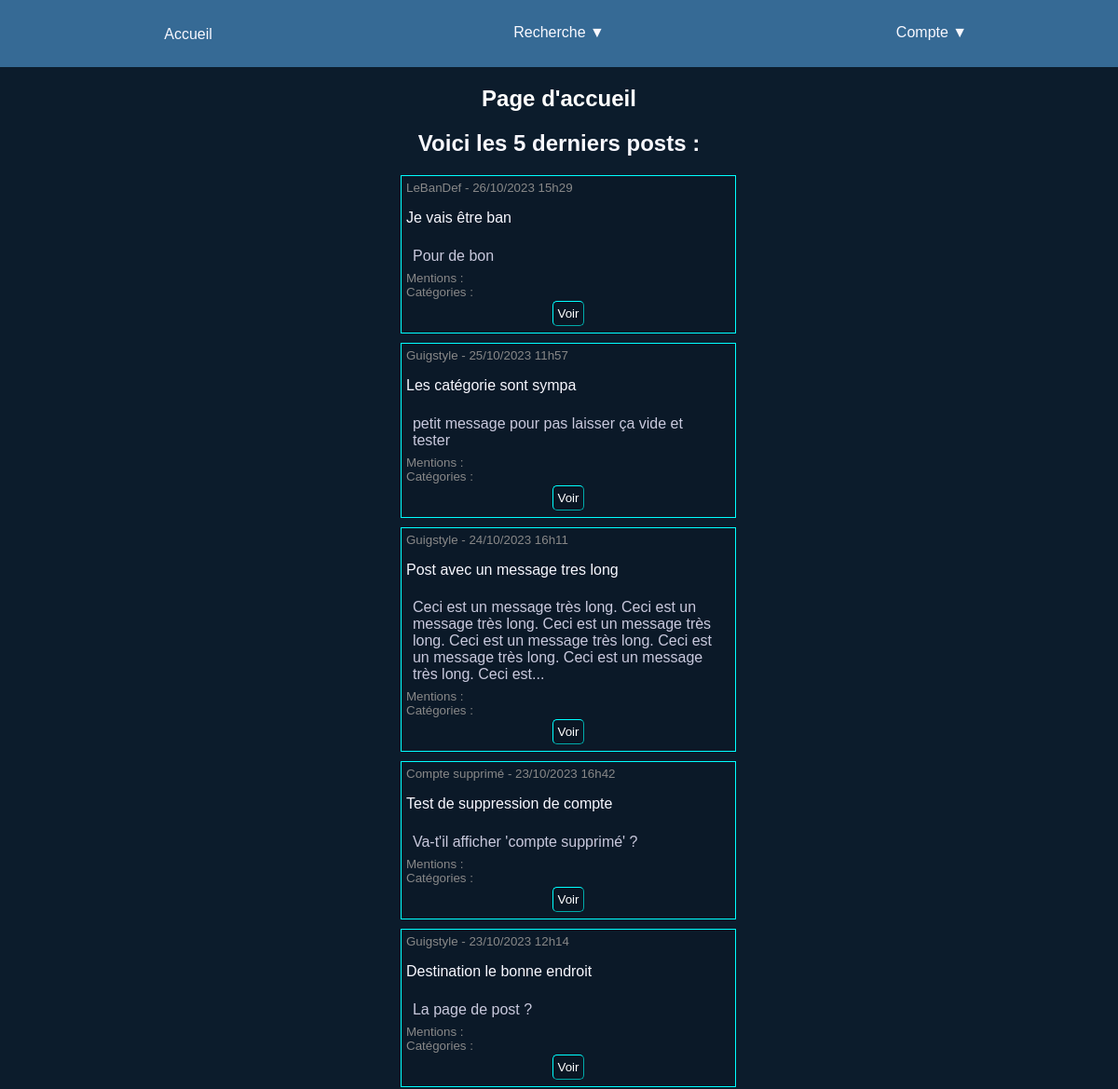
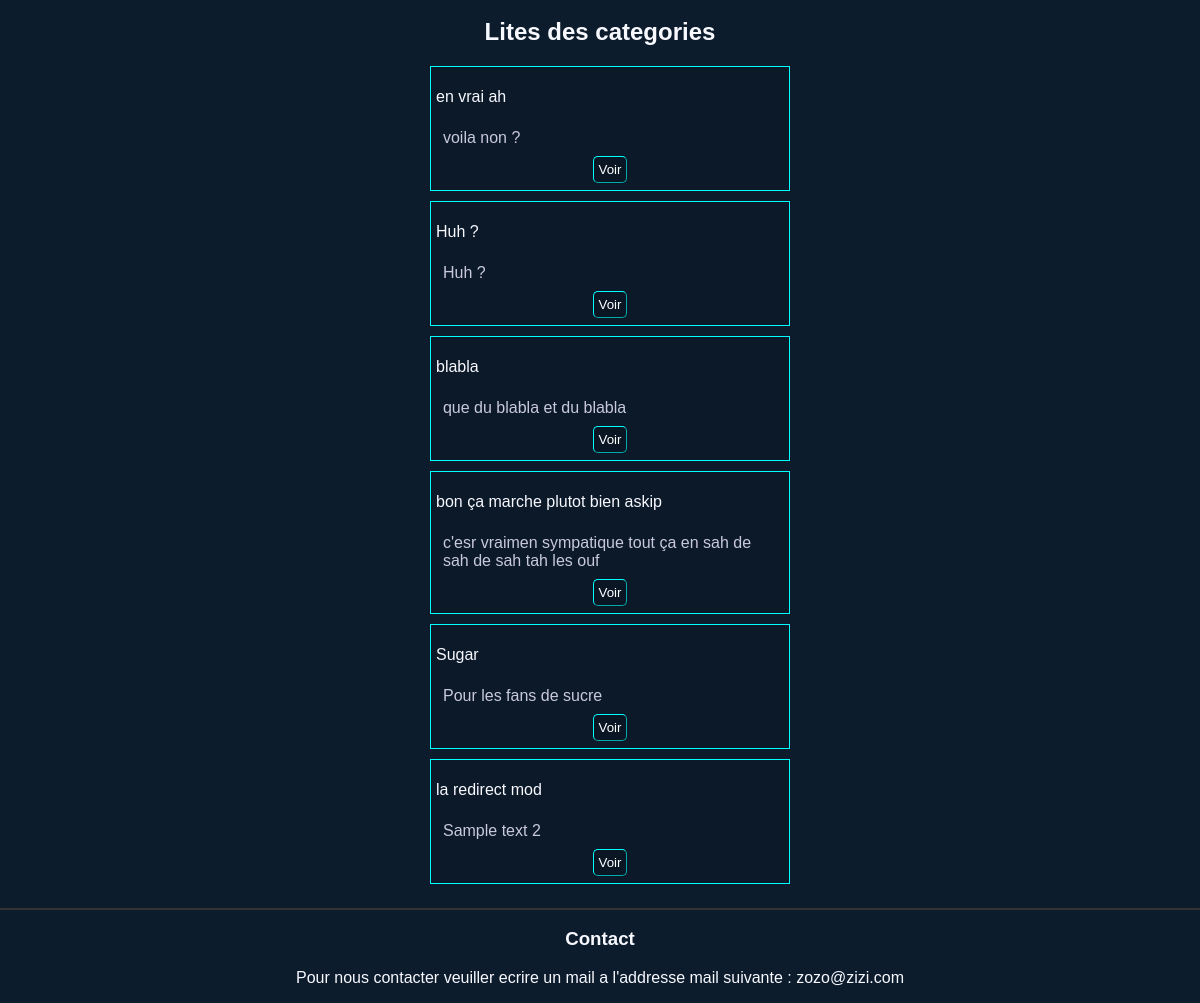
Before: / with the older database file (2 pictures, top to bottom).
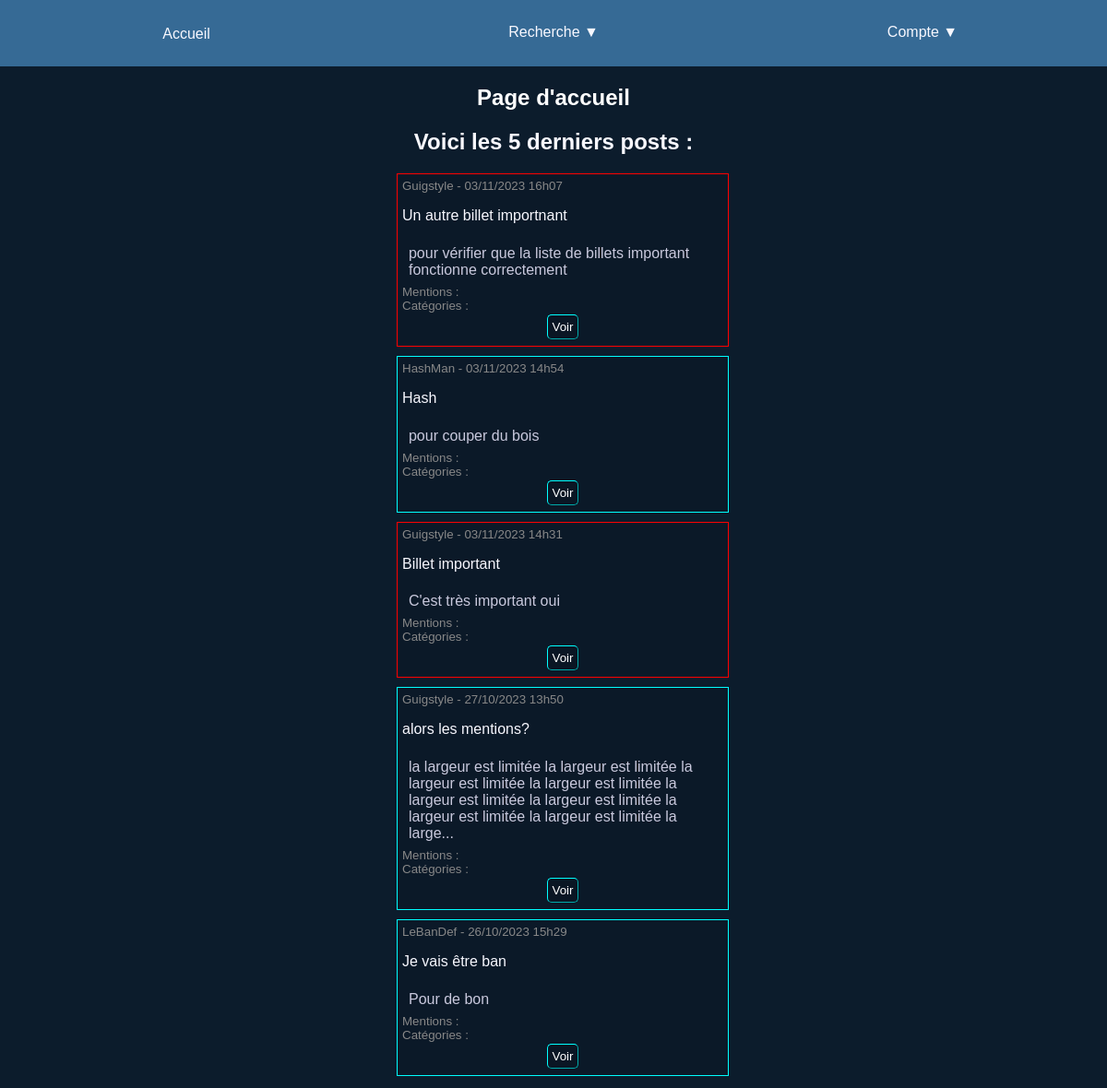
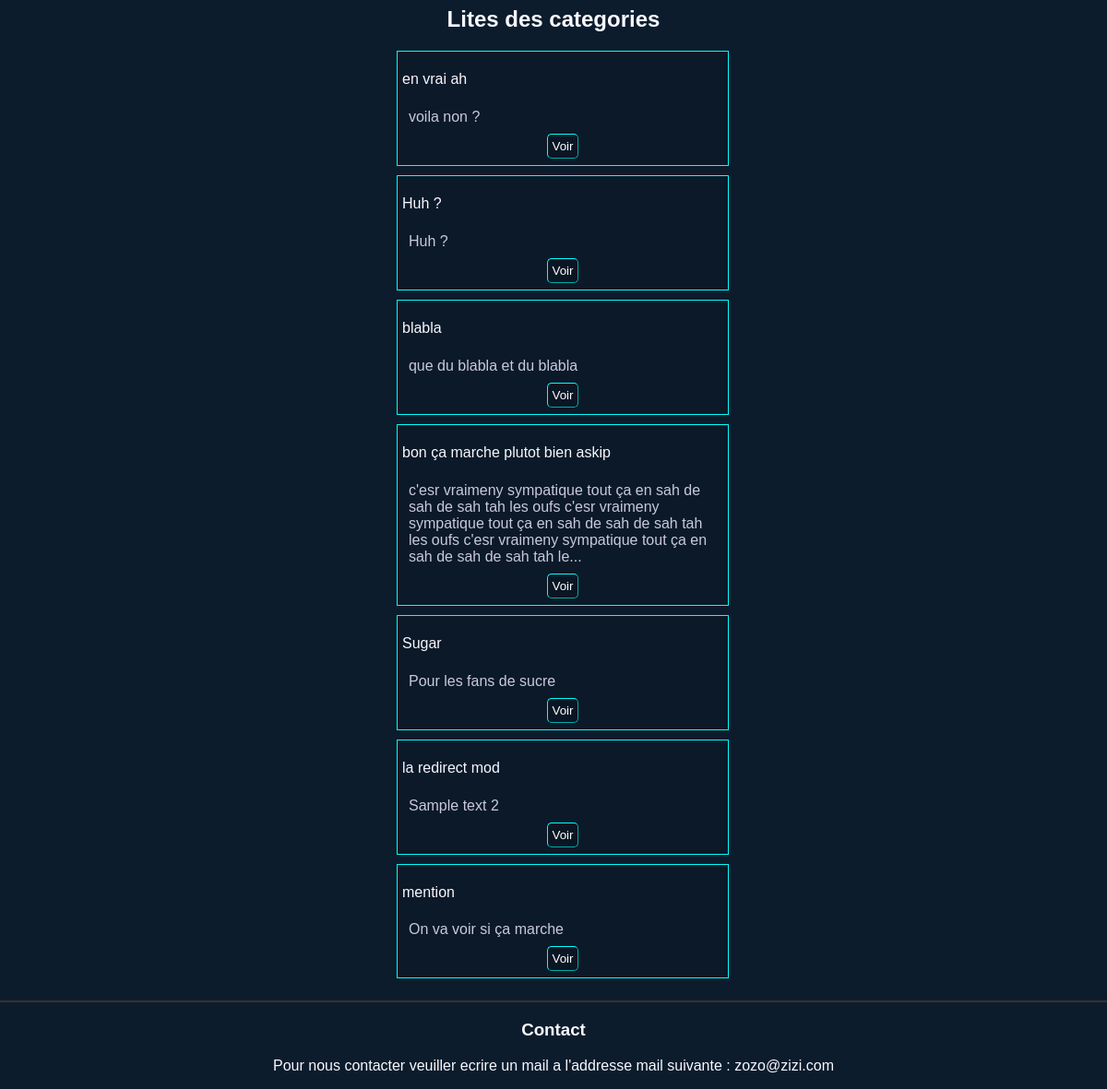
After: the same page with the newer database file (2 pictures, top to bottom).
### tables this page shows
CREATE TABLE `TICKET` (
  `idticket` int(11) NOT NULL,
  `title` varchar(100) DEFAULT NULL,
  `message` varchar(3000) DEFAULT NULL,
  `date` datetime DEFAULT NULL,
  `username` varchar(100) DEFAULT NULL,
  `important` int(1) NOT NULL DEFAULT '0'
);

CREATE TABLE `USER` (
  `username` varchar(100) NOT NULL,
  `mail` varchar(255) NOT NULL,
  `password` varchar(255) NOT NULL,
  `frontname` varchar(255) DEFAULT NULL,
  `firstconnection` datetime DEFAULT NULL,
  `lastconnection` datetime DEFAULT NULL,
  `administrator` tinyint(1) NOT NULL DEFAULT '0',
  `deactivated` tinyint(1) NOT NULL DEFAULT '0'
);

CREATE TABLE `CATEGORY` (
  `idcategory` int(11) NOT NULL,
  `name` varchar(50) NOT NULL,
  `description` varchar(2000) DEFAULT NULL
);

### module/controller/HomepageController.php (called while the page is built)
<?php
require_once __DIR__ . '/../view/Homepage.php';
require_once __DIR__ . '/../model/TicketModel.php';
class HomepageController
{
    public function execute(): void
    {
        (new Homepage())->show(TicketModel::getFiveLast());
    }
}

### module/model/TicketModel.php (called while the page is built, shortened)
<?php
class TicketModel
{
    private $title;
    private $message;
    private $date;
    private $username;
    private $important;
    public function __construct()
    {
        $arguments = func_get_args();
        $numberOfArguments = func_num_args();
        $constructor = method_exists(
            $this,
            $fn = "__construct" . $numberOfArguments
        );
        if ($constructor) {
            call_user_func_array([$this, $fn], $arguments);
        }
    }
    public function __construct1($id)
    {
        $pdo = DatabaseConnection::connect();
        $query = $pdo->prepare('SELECT * FROM TICKET WHERE idticket = :idticket');
        $query->bindValue(':idticket', $id);
        $query->execute();
        $result = $query->fetch(PDO::FETCH_ASSOC);
        $this->title = $result['title'];
        $this->message = $result['message'];
        $this->date = $result['date'];
        $this->username = $result['username'];
        $this->important = $result['important'];
    }
    public function getFrontnameByUsername(): string
    {
        if (!isset($this->username)) {
            return 'Compte supprimé';
        }
        $user = new UserModel($this->username);
        return $user->getFrontname();
    }
    public function getTitle()
    {
        return $this->title;
    }
    public function getMessage()
    {
        return $this->message;
    }
    public function getImportant()
    {
        return $this->important;
    }
    public function getDate()
    {
        return $this->date;
    }
    public static function getFiveLast(): array
    {
        $pdo = DatabaseConnection::connect();
        $query = $pdo->prepare('SELECT * FROM TICKET ORDER BY date DESC LIMIT 5');
        $query->execute();
        $fiveLast = array();
        while ($ticket = $query->fetch(PDO::FETCH_ASSOC)) {
            $fiveLast[] = (new TicketModel($ticket['idticket']));
        }
        return $fiveLast;
    }
}

### module/model/UserModel.php (called while the page is built, shortened)
<?php
class UserModel
{
    private $frontname;
    public function __construct()
    {
        $arguments = func_get_args();
        $numberOfArguments = func_num_args();
        $constructor = method_exists(
            $this,
            $fn = "__construct" . $numberOfArguments
        );
        if ($constructor) {
            call_user_func_array([$this, $fn], $arguments);
        }
    }
    public function __construct1($usernameOrMail)
    {
        $this->constructUserByUsername($usernameOrMail);
    }
    public function constructUserByUsername($usernameOrMail): void
    {
        $query = self::selectUsernameOrMail($usernameOrMail);
        if (!$query->execute()) {
            throw new Exception('Non valid query');
        } else {
            $result = $query->fetch(PDO::FETCH_ASSOC);
            $this->frontname = $result['frontname'];
        }
    }
    public function getFrontname(): string
    {
        return $this->frontname;
    }
    public static function selectUsernameOrMail($usernameOrMail)
    {
        $pdo = DatabaseConnection::connect();
        $query = $pdo->prepare('SELECT * FROM USER WHERE UPPER(username) = UPPER(:value) OR UPPER(mail) = UPPER(:value)');
        $query->bindValue(':value', $usernameOrMail);
        return $query;
    }
}

### module/model/CategoryModel.php (called while the page is built, shortened)
<?php
require_once __DIR__ . '/TicketModel.php';
class CategoryModel
{
    private $name;
    private $description;
    public function __construct()
    {
        $arguments = func_get_args();
        $numberOfArguments = func_num_args();
        $constructor = method_exists(
            $this,
            $fn = "__construct" . $numberOfArguments
        );
        if ($constructor) {
            call_user_func_array([$this, $fn], $arguments);
        }
    }
    public function __construct1($idCategory)
    {
        $pdo = DatabaseConnection::connect();
        $query = $pdo->prepare('SELECT * FROM CATEGORY WHERE idcategory = :idcategory');
        $query->bindValue(':idcategory', $idCategory);
        $query->execute();
        $result = $query->fetch(PDO::FETCH_ASSOC);
        $this->name = $result['name'];
        $this->description = $result['description'];
    }
    public function getName(): string
    {
        return $this->name;
    }
    public function getDescription(): string
    {
        return $this->description;
    }
    public static function getAllcategories(): array
    {
        $pdo = DatabaseConnection::connect();
        $query = $pdo->prepare('SELECT * FROM CATEGORY');
        $query->execute();
        $categories = array();
        while ($category = $query->fetch(PDO::FETCH_ASSOC)) {
            $categories[] = (new CategoryModel($category['idcategory']));
        }
        return $categories;
    }
}

### module/view/PostItemsLayout.php (the view, shortened to what the changed rows need)
<?php
class PostItemsLayout
{
    public function ticket($ticket, $limit = 0): string
    {
        $id = $ticket->getIdTicket();
        $title = $ticket->getTitle();
        $date = date('d/m/Y H\hi', strtotime($ticket->getDate()));
        $frontname = $ticket->getFrontnameByUsername();
        $important = $ticket->getImportant();
        if ($limit > 0 and strlen($ticket->getMessage()) > $limit) {
            $message = substr($ticket->getMessage(), 0, $limit) . '...';
        } else {
            $message = $ticket->getMessage();
        }
        $requestCategories = $ticket->getCategories();
        $categories = '<ul class="added">';
        if (isset($requestCategories)) {
            foreach ($requestCategories as $category) {
                $categories .= '<li>' . $category->getName() . '</li>';
            }
        }
        $categories .= '</ul>';
        $requestMentions = $ticket->getMentions();
        $mentions = '<ul class="added">';
        if (isset($requestMentions)) {
            foreach ($requestMentions as $mention) {
                $mentions .= '<li>' . $mention . '</li>';
            }
        }
        $mentions .= '</ul>';
        if ($important) {
            $content = '<li class="important postItems">';
        } else {
            $content = '<li class="postItems">';
        }
        $content .=
            '<small>' . $frontname . ' - ' . $date . '</small>
<p class="ticketTitle">' . $title . '</p>
<p class="message">' . $message . '</p>
<small class="listName">Mentions :</small>
            ' . $mentions . '
<small class="listName">Catégories :</small>
            ' . $categories . '
                <form method="post" action="index.php">
    <button type="submit" name="action" value="showTicket">Voir</button>
    <input type="hidden" name="idticket" value="' . $id . '">';
        $content .= '</form>
</li>';
        return $content;
    }
    public function category($category, $limit = 0): string
    {
        $id = $category->getIdCategory();
        $name = $category->getName();
        if ($limit > 0 and strlen($category->getDescription()) > $limit) {
            $description = substr($category->getDescription(), 0, $limit) . '...';
        } else {
            $description = $category->getDescription();
        }
        $content = '
            <li class="postItems">
                <p class="ticketTitle">' . $name . '</p>
                <p class="message">' . $description . '</p>
                    <form method="post" action="index.php">
                        <input type="hidden" name="idcategory" value="' . $id . '">
                        <button type="submit" name="action" value="showCategory">Voir</button>';
        $content .= '</form>
</li>';
        return $content;
    }
}

### module/view/Homepage.php (shortened to what the changed rows need)
<?php
require_once 'Layout.php';
require_once 'PostItemsLayout.php';
class Homepage
{
    public function setContent($fiveLast): string
    {
        $content = <<<HTML
    <section>
    <h2>Voici les 5 derniers posts :</h2>
    <ul>
HTML;
        foreach ($fiveLast as $ticket) {
            $content .= (new PostItemsLayout())->ticket($ticket,200);
        }
        $content .= <<<HTML
    </ul>
</section>
<section>
    <h2>Lites des categories</h2>
    <ul>
HTML;
        $categories = CategoryModel::getAllcategories();
        foreach ($categories as $category) {
            $content .= (new PostItemsLayout())->category($category,200);
        }
        $content .= <<<HTML
    </section>
HTML;
        return $content;
    }
    public function show($fiveLast): void
    {
        (new Layout('Page d\'accueil', $this->setContent($fiveLast)))->show();
    }
}

Changed rows visible on the page:
no longer on this page (row unchanged): ticket: username.frontname "Guigstyle", date "25/10/2023 11h57", title "Les catégorie sont sympa", message "petit message pour pas laisser ça vide et tester"
no longer on this page (row unchanged): ticket: username.frontname "Guigstyle", date "24/10/2023 16h11", title "Post avec un message tres long", message "Ceci est un message très long. Ceci est un message très long. Ceci est un message très long. Ceci est un message très long. Ceci est un message très long. Ceci est un message très long. Ceci est..."
no longer on this page (row unchanged): ticket: date "23/10/2023 16h42", title "Test de suppression de compte", message "Va-t'il afficher 'compte supprimé' ?"
no longer on this page (row unchanged): ticket: username.frontname "Guigstyle", date "23/10/2023 12h14", title "Destination le bonne endroit", message "La page de post ?"
added ticket: username.frontname "Guigstyle", date "03/11/2023 16h07", title "Un autre billet importnant", message "pour vérifier que la liste de billets important fonctionne correctement"
added ticket: username.frontname "HashMan", date "03/11/2023 14h54", title "Hash", message "pour couper du bois"
added ticket: username.frontname "Guigstyle", date "03/11/2023 14h31", title "Billet important", message "C'est très important oui"
added ticket: username.frontname "Guigstyle", date "27/10/2023 13h50", title "alors les mentions?", message "la largeur est limitée la largeur est limitée la largeur est limitée la largeur est limitée la largeur est limitée la largeur est limitée la largeur est limitée la largeur est limitée la large..."
changed category "bon ça marche plutot bien askip": description "c'esr vraimen sympatique tout ça en sah de sah de sah tah les ouf" → "c'esr vraimeny sympatique tout ça en sah de sah de sah tah les oufs c'esr vraimeny sympatique tout ça en sah de sah de sah tah les oufs c'esr vraimeny sympatique tout ça en sah de sah de sah tah le..."
added category: name "mention", description "On va voir si ça marche"
